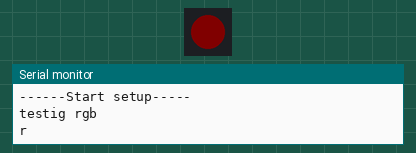
Bench run of a sketch on a simulated Arduino Uno, built with avr-gcc and run on an emulated ATmega328P. Shown: 1 RGB LEDs in strip order, left to right, the last lines printed to the serial monitor. Dim RGB values are drawn brighter than linear; the local clock reads 2024-03-15 10:24:30 at power-on unless the sketch sets it.

Above: at 0.1 s.
At 0.7 s:
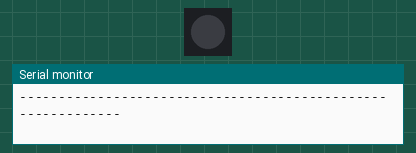
Timing chart, 0 to 2.2 s (numbered marks = the images above):
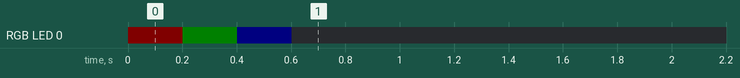

The sketch:

filter_light.ino
```cpp
#include <Wire.h>
#include "RTClib.h"
#include <DS3231.h>
#include <avr/wdt.h>
#include <FastLED.h>


bool SET_RTC = false;
bool USE_GAMMA_RGB = true;
bool TEST_RGB = true;

byte testPWM = 5;

#define DEBUG


#define RGBLightNum 1
#define RGBDataPin 19
#define RGBClockPin 18

int gamma[] = {
    0, 0, 0, 0, 0, 0, 0, 0, 0, 0, 0, 0, 0, 0, 0, 0,
    0, 0, 0, 0, 0, 0, 0, 0, 0, 0, 0, 0, 1, 1, 1, 1,
    1, 1, 1, 1, 1, 1, 1, 1, 1, 2, 2, 2, 2, 2, 2, 2,
    2, 3, 3, 3, 3, 3, 3, 3, 4, 4, 4, 4, 4, 5, 5, 5,
    5, 6, 6, 6, 6, 7, 7, 7, 7, 8, 8, 8, 9, 9, 9, 10,
    10, 10, 11, 11, 11, 12, 12, 13, 13, 13, 14, 14, 15, 15, 16, 16,
    17, 17, 18, 18, 19, 19, 20, 20, 21, 21, 22, 22, 23, 24, 24, 25,
    25, 26, 27, 27, 28, 29, 29, 30, 31, 32, 32, 33, 34, 35, 35, 36,
    37, 38, 39, 39, 40, 41, 42, 43, 44, 45, 46, 47, 48, 49, 50, 50,
    51, 52, 54, 55, 56, 57, 58, 59, 60, 61, 62, 63, 64, 66, 67, 68,
    69, 70, 72, 73, 74, 75, 77, 78, 79, 81, 82, 83, 85, 86, 87, 89,
    90, 92, 93, 95, 96, 98, 99, 101, 102, 104, 105, 107, 109, 110, 112, 114,
    115, 117, 119, 120, 122, 124, 126, 127, 129, 131, 133, 135, 137, 138, 140, 142,
    144, 146, 148, 150, 152, 154, 156, 158, 160, 162, 164, 167, 169, 171, 173, 175,
    177, 180, 182, 184, 186, 189, 191, 193, 196, 198, 200, 203, 205, 208, 210, 213,
    215, 218, 220, 223, 225, 228, 231, 233, 236, 239, 241, 244, 247, 249, 252, 255
};

long LightCurve[][4] = {
    // {target time, target red, target green, target blue} - first time must bee 0, last time must bee 86 399 (sec), color 0,0%-100,0% (0-1000)
    {0, 0, 0, 0},           //00:00
    {57600, 0, 0, 0},       //16:00
    {57900, 700, 0, 700},   //16:05
    {75600, 700, 0, 700},   //21:00
    {75900, 0, 0, 0},       //21:05
    {86399, 0, 0, 0}     //23:59:59
};


int NumRows;
int IndexRow;
int CurrentRow;
int TargetRow;

int RedCurr = 0;       //0-100
int RedPrev = 0;       //0-100
int RedPwm = 0;        //0-255
int RedPwmMax = 255;   //0-255

int GreenCurr = 0;
int GreenPrev = 0;
int GreenPwm = 0;
int GreenPwmMax = 255;

int BlueCurr = 0;
int BluePrev = 0;
int BluePwm = 0;
int BluePwmMax = 255;


//declarate variables
// var for date
int TimeY = 0;
int TimeMo = 0;
int TimeDay = 0;
int TimeD = 0;
int TimeH = 0;
int TimeM = 0;
int TimeS = 0;

unsigned long RtcCurrentMillis = 0;
unsigned long TimeStamp = 0;
unsigned long LenghtDay = 86399;

unsigned long DEBUG_TimeStamp = 0;

// days
char DayOfTheWeek[7][8] = {"nedele", "pondeli", "utery", "streda", "ctvrtek", "patek", "sobota"};

DS3231 rtc;
RTCDateTime DateTime;

CRGB RBGLights[RGBLightNum];

void setup(){
    wdt_enable(WDTO_2S);
    // serial comunication via USB
    Serial.begin(115200);
    Serial.println("------Start setup-----");

    FastLED.addLeds<P9813, RGBDataPin, RGBClockPin, RGB>(RBGLights, RGBLightNum); // BGR ordering is typical
    for (int i = 0; i < RGBLightNum; i++){
        RBGLights[i] = CRGB(0, 0, 0);
    }
    FastLED.show();
    TestRGB();

    rtc.begin();
    SetRTC();

    I2CScanner();

    GetTime();
    Serial.println("Current timestamp is: " + String(TimeStamp));


    Serial.println("------End setup-----");

}

//****************************************** LOOP ****************************************

void loop (){
    wdt_reset();

    if (millis() >= (RtcCurrentMillis + 1000)){
        GetTime();
        RtcCurrentMillis = millis();
    }
    PrepareShowLight();

    SerialInfo();
}

//****************************************** FUNCTION ****************************************


void GetTime(){
    DateTime = rtc.getDateTime();
    int NTimeY = DateTime.year;
    byte NTimeMo = DateTime.month;
    byte NTimeDay = DateTime.day;
    byte NTimeH = DateTime.hour;
    byte NTimeM = DateTime.minute;
    byte NTimeS = DateTime.second;
    if (((NTimeMo > 0) && (NTimeMo < 13)) && ((NTimeH >= 0) && (NTimeH < 24)) && ((NTimeM >= 0) && (NTimeM < 60))){
        TimeY = NTimeY;
        TimeMo = NTimeMo;
        TimeDay = NTimeDay;
        TimeH = NTimeH;
        TimeM = NTimeM;
        TimeS = NTimeS;
        TimeStamp = (long(TimeH) * 3600) + (long(TimeM) * 60) + long(TimeS);
        #ifdef DEBUG
            Serial.println("Correct time read");
        #endif
    }
    else{
        #ifdef DEBUG
            Serial.println("err time read");
        #endif
    }
}


void SerialInfo(){
    #ifdef DEBUG
        if (DEBUG_TimeStamp != TimeStamp){
            Serial.println();
            Serial.println("------------------------------------------------------------");
            Serial.println("-------------------Start serial info------------------------");
            Serial.print("Actual date and time " + String(TimeDay) + '/' + String(TimeMo) + '/' + String(TimeY) + ' ' + String(TimeH) + ":" + String(TimeM) + ":" + String(TimeS));
            Serial.print("\nTime Stamp (sec): " + String(TimeStamp));
            Serial.print("\nindex current row: ");    Serial.print(CurrentRow);     Serial.print("\tindex target row: ");    Serial.print(TargetRow);
            Serial.print("\nRed: ");        Serial.print(map(RedPwm, 0, RedPwmMax, 0, 100));        Serial.print(" % \tPWM: ");     Serial.print(RedPwm);       Serial.print(" \tG PWM: ");  Serial.print(gamma[RedPwm]);
            Serial.print("\t\tGreen: ");    Serial.print(map(GreenPwm, 0, GreenPwmMax, 0, 100));    Serial.print(" % \tPWM: ");     Serial.print(GreenPwm);     Serial.print(" \tG PWM: ");  Serial.print(gamma[GreenPwm]);
            Serial.print("\t\tBlue: ");     Serial.print(map(BluePwm, 0, BluePwmMax, 0, 100));      Serial.print(" % \tPWM: ");     Serial.print(BluePwm);      Serial.print(" \tG PWM: ");  Serial.print(gamma[BluePwm]);
            DEBUG_TimeStamp = TimeStamp;
            Serial.println();
            Serial.println("-------------------End serial info--------------------------");
            Serial.println("------------------------------------------------------------\n");
        }
    #endif
}

void PrepareShowLight (){
    NumRows = sizeof(LightCurve)/sizeof(LightCurve[0]);
    //Serial.println(NumRows);
    IndexRow = NumRows - 1;
    for(int i = 0; i < IndexRow; i++){
        if(TimeStamp >= LightCurve[i][0]){
            CurrentRow = i;
            TargetRow = CurrentRow + 1;

        }
    }

    RedCurr = map(TimeStamp, LightCurve[CurrentRow][0], LightCurve[TargetRow][0], LightCurve[CurrentRow][1], LightCurve[TargetRow][1]);
    RedPwm = map(RedCurr, 0, 1000, 0, RedPwmMax);

    GreenCurr = map(TimeStamp, LightCurve[CurrentRow][0], LightCurve[TargetRow][0], LightCurve[CurrentRow][2], LightCurve[TargetRow][2]);
    GreenPwm = map(GreenCurr, 0, 1000, 0, GreenPwmMax);

    BlueCurr = map(TimeStamp, LightCurve[CurrentRow][0], LightCurve[TargetRow][0], LightCurve[CurrentRow][3], LightCurve[TargetRow][3]);
    BluePwm = map(BlueCurr, 0, 1000, 0, BluePwmMax);


    if((RedPrev != RedCurr) || (GreenPrev != GreenCurr) || (BluePrev != BlueCurr)){

        ShowLight();
        Serial.print("\n********** Color Changed **********");
        Serial.print("\nRed   from: ");     Serial.print(float(RedPrev)/10);       Serial.print(" % \tto: ");   Serial.print(float(RedCurr)/10);      Serial.print(" % \tPWM: ");  Serial.print(RedPwm);    Serial.print(" \tGammma PWM: ");  Serial.print(gamma[RedPwm]);
        Serial.print("\nGreen from: ");     Serial.print(float(GreenPrev)/10);     Serial.print(" % \tto: ");   Serial.print(float(GreenCurr)/10);    Serial.print(" % \tPWM: ");  Serial.print(GreenPwm);  Serial.print(" \tGammma PWM: ");  Serial.print(gamma[GreenPwm]);
        Serial.print("\nBlue  from: ");     Serial.print(float(BluePrev)/10);      Serial.print(" % \tto: ");   Serial.print(float(BlueCurr)/10);     Serial.print(" % \tPWM: ");  Serial.print(BluePwm);   Serial.print(" \tGammma PWM: ");  Serial.print(gamma[BluePwm]);
        Serial.print("\n********** Color Changed **********");
        RedPrev = RedCurr;
        GreenPrev = GreenCurr;
        BluePrev = BlueCurr;
    }
}

void ShowLight(){
    for (int i = 0; i < RGBLightNum; i++) {
        if(USE_GAMMA_RGB){
            RBGLights[i] = CRGB(gamma[RedPwm], gamma[GreenPwm], gamma[BluePwm]);
        }
        else{
            RBGLights[i] = CRGB(RedPwm, GreenPwm, BluePwm);
        }
    }
    FastLED.show();

    Serial.print("\nWrite color\n");

}

void SetRTC(){
    if (SET_RTC){
        rtc.setDateTime(__DATE__, __TIME__);
        SET_RTC = false;
        Serial.println();
        Serial.println("---------- Time changed ----------");
        Serial.println(String(__DATE__) + " " + String(__TIME__));
        Serial.println("---------- Time changed ----------");
    }
}

void I2CScanner(){
    Serial.println("\nI2C Scanner");
    byte error, address;
    int nDevices;
    Serial.println("Scanning...");
    nDevices = 0;
    for (address = 1; address < 127; address++){
        // The i2c_scanner uses the return value of
        // the Write.endTransmisstion to see if
        // a device did acknowledge to the address.
        Wire.beginTransmission(address);
        error = Wire.endTransmission();

        if (error == 0){
            Serial.print("I2C device found at address 0x");
            if (address < 16)
                Serial.print("0");
            Serial.print(address, HEX);
            Serial.println("  !");

            nDevices++;
        }
        else if (error == 4){
            Serial.print("Unknown error at address 0x");
            if (address < 16)
                Serial.print("0");
            Serial.println(address, HEX);
        }
    }
    if (nDevices == 0)
        Serial.println("No I2C devices found\n");
    else
        Serial.println("All device read!\n");
}

void TestRGB(){
    if(TEST_RGB){
        Serial.println("testig rgb");
        Serial.println("r");
        for (int i = 0; i < RGBLightNum; i++) {
            RBGLights[i] = CRGB(testPWM, 0, 0);
            FastLED.show();
            wdt_reset();
            delay(200);
        }
        for (int i = 0; i < RGBLightNum; i++) {
            RBGLights[i] = CRGB(0, 0, 0);
        }
        FastLED.show();
        Serial.println("g");
        for (int i = 0; i < RGBLightNum; i++) {
            RBGLights[i] = CRGB(0, testPWM, 0);
            FastLED.show();
            wdt_reset();
            delay(200);
        }
        for (int i = 0; i < RGBLightNum; i++) {
            RBGLights[i] = CRGB(0, 0, 0);
        }
        FastLED.show();
        Serial.println("b");
        for (int i = 0; i < RGBLightNum; i++) {
            RBGLights[i] = CRGB(0, 0, testPWM);
            FastLED.show();
            wdt_reset();
            delay(200);
        }
        for (int i = 0; i < RGBLightNum; i++) {
            RBGLights[i] = CRGB(0, 0, 0);
        }
        FastLED.show();
   }
}
```
